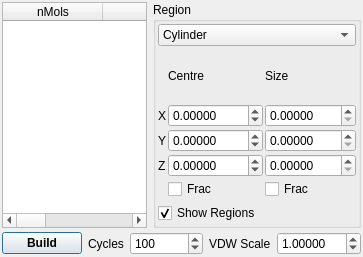
<ui version="4.0" >
 <class>DisorderDialog</class>
 <widget class="QDialog" name="DisorderDialog" >
  <property name="geometry" >
   <rect>
    <x>0</x>
    <y>0</y>
    <width>363</width>
    <height>257</height>
   </rect>
  </property>
  <property name="windowTitle" >
   <string>Disordered Builder</string>
  </property>
  <layout class="QVBoxLayout" >
   <property name="margin" >
    <number>2</number>
   </property>
   <property name="spacing" >
    <number>4</number>
   </property>
   <item>
    <layout class="QHBoxLayout" >
     <property name="margin" >
      <number>0</number>
     </property>
     <property name="spacing" >
      <number>6</number>
     </property>
     <item>
      <widget class="QTableWidget" name="ComponentTable" >
       <property name="editTriggers" >
        <set>QAbstractItemView::AnyKeyPressed|QAbstractItemView::DoubleClicked|QAbstractItemView::EditKeyPressed|QAbstractItemView::NoEditTriggers</set>
       </property>
       <property name="selectionMode" >
        <enum>QAbstractItemView::SingleSelection</enum>
       </property>
       <property name="selectionBehavior" >
        <enum>QAbstractItemView::SelectRows</enum>
       </property>
       <column>
        <property name="text" >
         <string>nMols</string>
        </property>
       </column>
       <column>
        <property name="text" >
         <string>R</string>
        </property>
       </column>
       <column>
        <property name="text" >
         <string>T</string>
        </property>
       </column>
       <column>
        <property name="text" >
         <string>Model</string>
        </property>
       </column>
      </widget>
     </item>
     <item>
      <widget class="QGroupBox" name="ComponentRegionGroup" >
       <property name="title" >
        <string>Region</string>
       </property>
       <layout class="QVBoxLayout" >
        <property name="margin" >
         <number>2</number>
        </property>
        <property name="spacing" >
         <number>4</number>
        </property>
        <item>
         <widget class="QComboBox" name="ComponentRegionCombo" >
          <property name="sizePolicy" >
           <sizepolicy>
            <hsizetype>7</hsizetype>
            <vsizetype>0</vsizetype>
            <horstretch>0</horstretch>
            <verstretch>0</verstretch>
           </sizepolicy>
          </property>
          <property name="currentIndex" >
           <number>3</number>
          </property>
          <item>
           <property name="text" >
            <string>Cell</string>
           </property>
          </item>
          <item>
           <property name="text" >
            <string>Cuboid</string>
           </property>
          </item>
          <item>
           <property name="text" >
            <string>Spheroid</string>
           </property>
          </item>
          <item>
           <property name="text" >
            <string>Cylinder</string>
           </property>
          </item>
         </widget>
        </item>
        <item>
         <layout class="QGridLayout" >
          <property name="margin" >
           <number>0</number>
          </property>
          <property name="spacing" >
           <number>2</number>
          </property>
          <item row="1" column="1" >
           <widget class="QDoubleSpinBox" name="CentreXSpin" >
            <property name="sizePolicy" >
             <sizepolicy>
              <hsizetype>7</hsizetype>
              <vsizetype>0</vsizetype>
              <horstretch>0</horstretch>
              <verstretch>0</verstretch>
             </sizepolicy>
            </property>
            <property name="decimals" >
             <number>5</number>
            </property>
            <property name="maximum" >
             <double>1000.000000000000000</double>
            </property>
            <property name="minimum" >
             <double>-1000.000000000000000</double>
            </property>
           </widget>
          </item>
          <item row="1" column="0" >
           <widget class="QLabel" name="label_23" >
            <property name="sizePolicy" >
             <sizepolicy>
              <hsizetype>1</hsizetype>
              <vsizetype>5</vsizetype>
              <horstretch>0</horstretch>
              <verstretch>0</verstretch>
             </sizepolicy>
            </property>
            <property name="text" >
             <string>X</string>
            </property>
           </widget>
          </item>
          <item row="1" column="2" >
           <widget class="QDoubleSpinBox" name="SizeXSpin" >
            <property name="sizePolicy" >
             <sizepolicy>
              <hsizetype>7</hsizetype>
              <vsizetype>0</vsizetype>
              <horstretch>0</horstretch>
              <verstretch>0</verstretch>
             </sizepolicy>
            </property>
            <property name="decimals" >
             <number>5</number>
            </property>
            <property name="maximum" >
             <double>2000.000000000000000</double>
            </property>
           </widget>
          </item>
          <item row="0" column="1" >
           <widget class="QLabel" name="label344" >
            <property name="sizePolicy" >
             <sizepolicy>
              <hsizetype>1</hsizetype>
              <vsizetype>5</vsizetype>
              <horstretch>0</horstretch>
              <verstretch>0</verstretch>
             </sizepolicy>
            </property>
            <property name="text" >
             <string>Centre</string>
            </property>
           </widget>
          </item>
          <item row="3" column="1" >
           <widget class="QDoubleSpinBox" name="CentreZSpin" >
            <property name="sizePolicy" >
             <sizepolicy>
              <hsizetype>7</hsizetype>
              <vsizetype>0</vsizetype>
              <horstretch>0</horstretch>
              <verstretch>0</verstretch>
             </sizepolicy>
            </property>
            <property name="decimals" >
             <number>5</number>
            </property>
            <property name="maximum" >
             <double>1000.000000000000000</double>
            </property>
            <property name="minimum" >
             <double>-1000.000000000000000</double>
            </property>
           </widget>
          </item>
          <item row="0" column="2" >
           <widget class="QLabel" name="label344_2" >
            <property name="sizePolicy" >
             <sizepolicy>
              <hsizetype>1</hsizetype>
              <vsizetype>5</vsizetype>
              <horstretch>0</horstretch>
              <verstretch>0</verstretch>
             </sizepolicy>
            </property>
            <property name="text" >
             <string>Size</string>
            </property>
           </widget>
          </item>
          <item row="2" column="0" >
           <widget class="QLabel" name="label_24" >
            <property name="sizePolicy" >
             <sizepolicy>
              <hsizetype>1</hsizetype>
              <vsizetype>5</vsizetype>
              <horstretch>0</horstretch>
              <verstretch>0</verstretch>
             </sizepolicy>
            </property>
            <property name="text" >
             <string>Y</string>
            </property>
           </widget>
          </item>
          <item row="2" column="1" >
           <widget class="QDoubleSpinBox" name="CentreYSpin" >
            <property name="sizePolicy" >
             <sizepolicy>
              <hsizetype>7</hsizetype>
              <vsizetype>0</vsizetype>
              <horstretch>0</horstretch>
              <verstretch>0</verstretch>
             </sizepolicy>
            </property>
            <property name="decimals" >
             <number>5</number>
            </property>
            <property name="maximum" >
             <double>1000.000000000000000</double>
            </property>
            <property name="minimum" >
             <double>-1000.000000000000000</double>
            </property>
           </widget>
          </item>
          <item row="3" column="2" >
           <widget class="QDoubleSpinBox" name="SizeZSpin" >
            <property name="sizePolicy" >
             <sizepolicy>
              <hsizetype>7</hsizetype>
              <vsizetype>0</vsizetype>
              <horstretch>0</horstretch>
              <verstretch>0</verstretch>
             </sizepolicy>
            </property>
            <property name="decimals" >
             <number>5</number>
            </property>
            <property name="maximum" >
             <double>2000.000000000000000</double>
            </property>
           </widget>
          </item>
          <item row="3" column="0" >
           <widget class="QLabel" name="label_25" >
            <property name="sizePolicy" >
             <sizepolicy>
              <hsizetype>1</hsizetype>
              <vsizetype>5</vsizetype>
              <horstretch>0</horstretch>
              <verstretch>0</verstretch>
             </sizepolicy>
            </property>
            <property name="text" >
             <string>Z</string>
            </property>
           </widget>
          </item>
          <item row="2" column="2" >
           <widget class="QDoubleSpinBox" name="SizeYSpin" >
            <property name="sizePolicy" >
             <sizepolicy>
              <hsizetype>7</hsizetype>
              <vsizetype>0</vsizetype>
              <horstretch>0</horstretch>
              <verstretch>0</verstretch>
             </sizepolicy>
            </property>
            <property name="decimals" >
             <number>5</number>
            </property>
            <property name="maximum" >
             <double>2000.000000000000000</double>
            </property>
           </widget>
          </item>
          <item row="4" column="1" >
           <widget class="QCheckBox" name="CentreFracCheck" >
            <property name="text" >
             <string>Frac</string>
            </property>
           </widget>
          </item>
          <item row="4" column="2" >
           <widget class="QCheckBox" name="SizeFracCheck" >
            <property name="text" >
             <string>Frac</string>
            </property>
           </widget>
          </item>
         </layout>
        </item>
        <item>
         <widget class="QCheckBox" name="ShowRegionsCheck" >
          <property name="text" >
           <string>Show Regions</string>
          </property>
          <property name="checked" >
           <bool>true</bool>
          </property>
         </widget>
        </item>
       </layout>
      </widget>
     </item>
    </layout>
   </item>
   <item>
    <layout class="QHBoxLayout" >
     <property name="margin" >
      <number>0</number>
     </property>
     <property name="spacing" >
      <number>6</number>
     </property>
     <item>
      <widget class="QPushButton" name="DisorderStartButton" >
       <property name="sizePolicy" >
        <sizepolicy>
         <hsizetype>7</hsizetype>
         <vsizetype>0</vsizetype>
         <horstretch>0</horstretch>
         <verstretch>0</verstretch>
        </sizepolicy>
       </property>
       <property name="font" >
        <font>
         <weight>75</weight>
         <bold>true</bold>
        </font>
       </property>
       <property name="text" >
        <string>Build</string>
       </property>
      </widget>
     </item>
     <item>
      <widget class="QLabel" name="label_27" >
       <property name="text" >
        <string>Cycles</string>
       </property>
      </widget>
     </item>
     <item>
      <widget class="QSpinBox" name="DisorderCyclesSpin" >
       <property name="sizePolicy" >
        <sizepolicy>
         <hsizetype>7</hsizetype>
         <vsizetype>0</vsizetype>
         <horstretch>0</horstretch>
         <verstretch>0</verstretch>
        </sizepolicy>
       </property>
       <property name="maximum" >
        <number>10000</number>
       </property>
       <property name="value" >
        <number>100</number>
       </property>
      </widget>
     </item>
     <item>
      <widget class="QLabel" name="label_30" >
       <property name="text" >
        <string>VDW Scale</string>
       </property>
      </widget>
     </item>
     <item>
      <widget class="QDoubleSpinBox" name="VDWScaleSpin" >
       <property name="sizePolicy" >
        <sizepolicy>
         <hsizetype>7</hsizetype>
         <vsizetype>0</vsizetype>
         <horstretch>0</horstretch>
         <verstretch>0</verstretch>
        </sizepolicy>
       </property>
       <property name="decimals" >
        <number>5</number>
       </property>
       <property name="maximum" >
        <double>100.000000000000000</double>
       </property>
       <property name="singleStep" >
        <double>0.010000000000000</double>
       </property>
       <property name="value" >
        <double>1.000000000000000</double>
       </property>
      </widget>
     </item>
    </layout>
   </item>
  </layout>
 </widget>
 <tabstops>
  <tabstop>ComponentTable</tabstop>
  <tabstop>ComponentRegionCombo</tabstop>
  <tabstop>CentreXSpin</tabstop>
  <tabstop>CentreYSpin</tabstop>
  <tabstop>CentreZSpin</tabstop>
  <tabstop>SizeXSpin</tabstop>
  <tabstop>SizeYSpin</tabstop>
  <tabstop>SizeZSpin</tabstop>
  <tabstop>CentreFracCheck</tabstop>
  <tabstop>SizeFracCheck</tabstop>
  <tabstop>ShowRegionsCheck</tabstop>
  <tabstop>DisorderStartButton</tabstop>
  <tabstop>DisorderCyclesSpin</tabstop>
  <tabstop>VDWScaleSpin</tabstop>
 </tabstops>
 <resources/>
 <connections/>
</ui>
